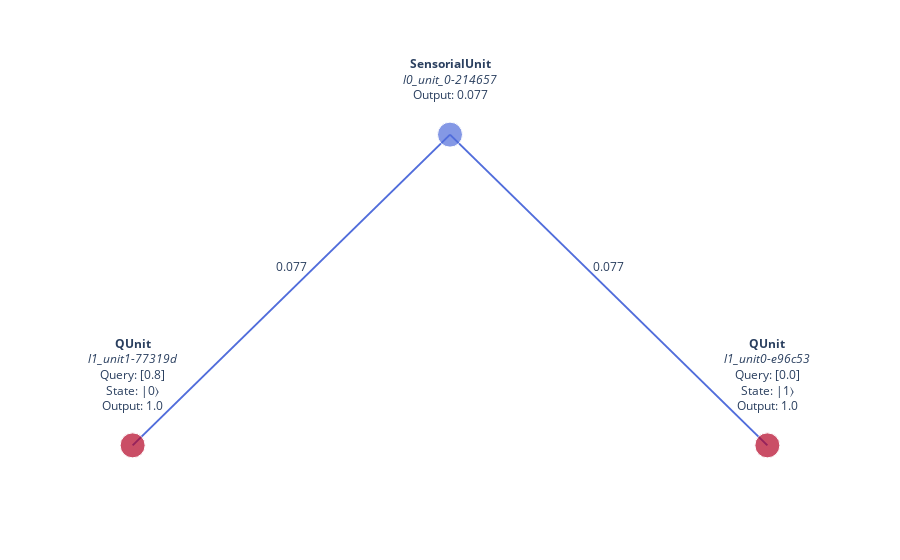

Source (notebook cell):
### Markdown cell above
Visualize the time evolution of the system from the redis status for 30 seconds changing the input with a random input:

### Code cell
import time
import json
from random import randint
from IPython.display import clear_output

statuses = []
refresh_time = 0.5  # Read statuses every 0.5 seconds

for i in range(int(30 * (1 / refresh_time))):
    # Wait and then clean the output
    time.sleep(refresh_time)
    clear_output(wait=True)

    # Change input every 2 second
    if (i * refresh_time) % 2 == 0:
        l0_unit0.scalar_reading = randint(0, 1000) / 1000

    # Read statused and store it
    status = qrobot.qunits.redis_utils.redis_status()
    statuses.append(status)

    # Print output
    print(json.dumps(status, indent=1, sort_keys=True))
    print(int(i * refresh_time), "/30 seconds")

    # Plot graph
    qbrain_graph = qrobot.graph(status)
    qrobot.draw(qbrain_graph)

### Figure 1 — Plotly figure (JSON) as saved in the notebook; plotly's stock layout.template omitted (floating-point values rounded to 4 significant figures)
{"data": [{"cliponaxis": false, "hoverinfo": "none", "line": {"color": "#516ddb", "width": 2}, "mode": "lines+text", "text": [null, "0.077<br>", null], "textfont": {"size": 12}, "textposition": "top center", "type": "scatter", "x": [0, 0.5, 1], "y": [0.6667, 0.1667, -0.3333]}, {"cliponaxis": false, "hoverinfo": "none", "line": {"color": "#516ddb", "width": 2}, "mode": "lines+text", "text": [null, "0.077<br>", null], "textfont": {"size": 12}, "textposition": "top center", "type": "scatter", "x": [0, -0.5, -1], "y": [0.6667, 0.1667, -0.3333]}, {"cliponaxis": false, "hoverinfo": "none", "marker": {"color": ["#b40426", "#b40426", "#516ddb"], "size": [25, 25, 25]}, "mode": "markers+text", "text": ["<b>QUnit</b><br><i>l1_unit1-77319d</i><br>Query: [0.8]<br>State: |0⟩<br>Output: 1.0<br>", "<b>QUnit</b><br><i>l1_unit0-e96c53</i><br>Query: [0.0]<br>State: |1⟩<br>Output: 1.0<br>", "<b>SensorialUnit</b><br><i>l0_unit_0-214657</i><br>Output: 0.077<br>"], "textfont": {"size": 12}, "textposition": "top center", "type": "scatter", "x": [-1, 1, 0], "y": [-0.3333, -0.3333, 0.6667]}], "layout": {"paper_bgcolor": "rgba(0,0,0,0)", "plot_bgcolor": "rgba(0,0,0,0)", "showlegend": false, "xaxis": {"showgrid": false, "showticklabels": false, "zeroline": false}, "yaxis": {"showgrid": false, "showticklabels": false, "zeroline": false}}}
